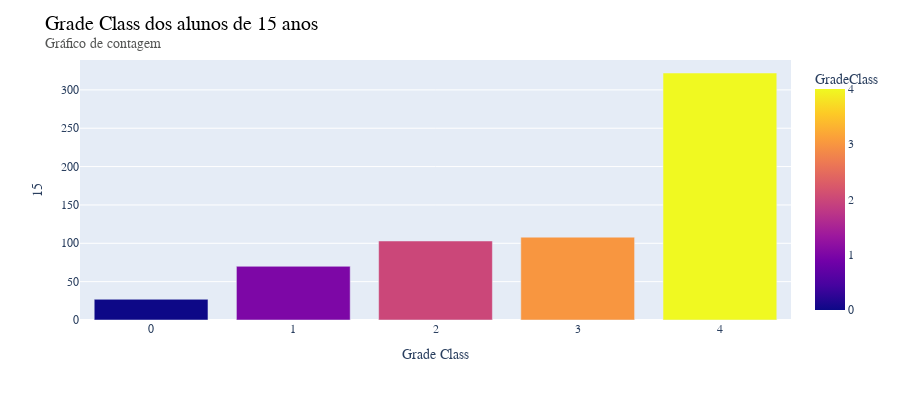

Source (notebook cell):
### Code cell
# 15 anos
plotar_gc_idade(15)

### Figure 1 — Plotly figure (JSON) as saved in the notebook; plotly's stock layout.template omitted (floating-point values rounded to 4 significant figures)
{"data": [{"alignmentgroup": "True", "hovertemplate": "GradeClass=%{marker.color}<br>15=%{y}<extra></extra>", "legendgroup": "", "marker": {"color": [0, 1, 2, 3, 4], "coloraxis": "coloraxis", "pattern": {"shape": ""}}, "name": "", "offsetgroup": "", "orientation": "v", "showlegend": false, "textposition": "auto", "type": "bar", "x": [0, 1, 2, 3, 4], "xaxis": "x", "y": [27, 70, 103, 108, 322], "yaxis": "y"}], "layout": {"barmode": "stack", "coloraxis": {"colorbar": {"title": {"text": "GradeClass"}}, "colorscale": [[0, "#0d0887"], [0.1111, "#46039f"], [0.2222, "#7201a8"], [0.3333, "#9c179e"], [0.4444, "#bd3786"], [0.5556, "#d8576b"], [0.6667, "#ed7953"], [0.7778, "#fb9f3a"], [0.8889, "#fdca26"], [1, "#f0f921"]]}, "font": {"family": "sans-serif"}, "height": 400, "legend": {"tracegroupgap": 0}, "margin": {"t": 60}, "title": {"font": {"color": "#000000", "size": 20}, "text": "Grade Class dos alunos de 15 anos<br><sup size=1 style=\"color:#555655\">Gráfico de contagem</sup></br>"}, "xaxis": {"anchor": "y", "domain": [0, 1], "title": {"text": "Grade Class"}}, "yaxis": {"anchor": "x", "domain": [0, 1], "title": {"text": "15"}}}}
